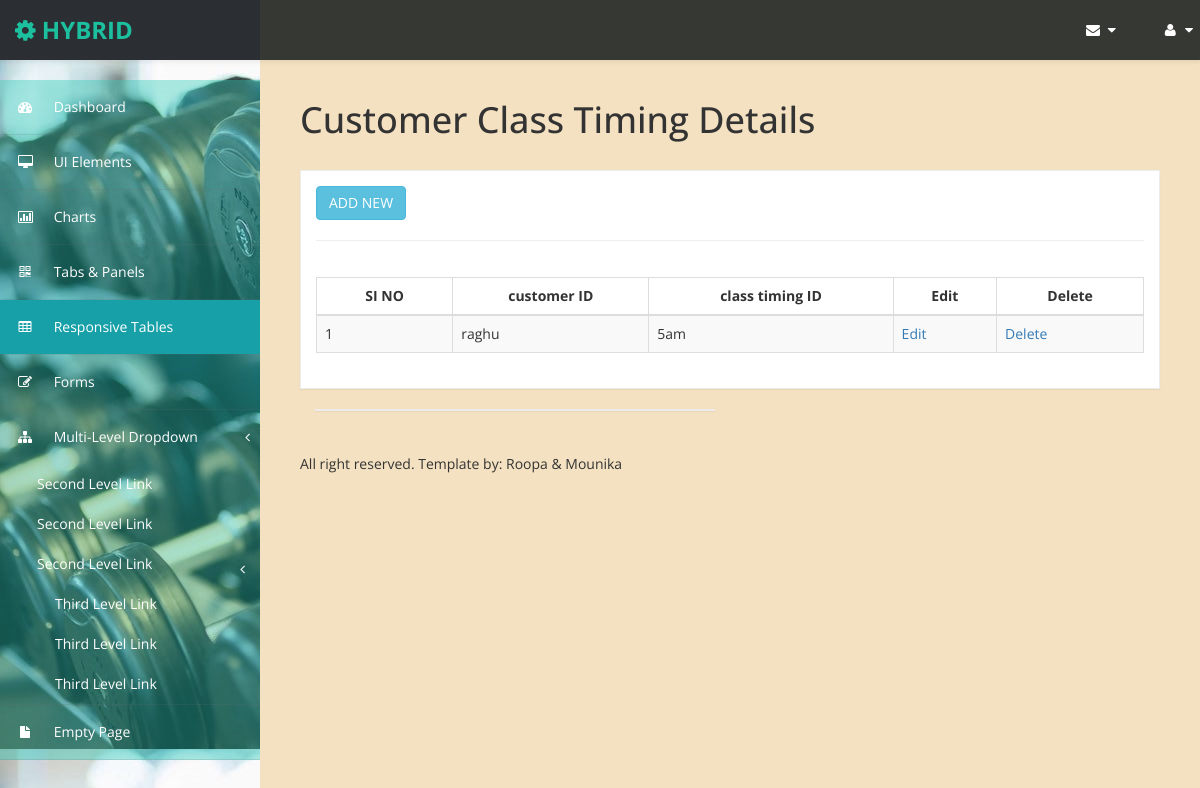
The page /code/customer_class_timing_view.php on the database its author committed.
### tables this page shows
CREATE TABLE `customer_class_timing` (
  `customer_class_timing_id` int(100) NOT NULL auto_increment,
  `customer_id` varchar(100) NOT NULL,
  `class_timing_id` varchar(100) NOT NULL,
  PRIMARY KEY  (`customer_class_timing_id`)
);

CREATE TABLE `customer_details` (
  `customer_id` int(100) NOT NULL auto_increment,
  `customer_name` varchar(100) NOT NULL,
  `customer_address` varchar(100) NOT NULL,
  `customer_city` varchar(100) NOT NULL,
  `contact_number` varchar(100) NOT NULL,
  `email_id` varchar(100) NOT NULL,
  `image` varchar(400) NOT NULL,
  `weight` varchar(100) NOT NULL,
  `health_details` varchar(200) NOT NULL,
  `date_of_birth` varchar(100) NOT NULL,
  `gender` varchar(100) NOT NULL,
  `height` varchar(100) NOT NULL,
  PRIMARY KEY  (`customer_id`),
  KEY `customer_id` (`customer_id`)
);

CREATE TABLE `class_timing` (
  `class_time_id` int(11) NOT NULL auto_increment,
  `class_time` varchar(100) NOT NULL,
  PRIMARY KEY  (`class_time_id`)
);

### code/customer_class_timing_view.php (the view)
<!DOCTYPE html>
<html xmlns="http://www.w3.org/1999/xhtml">
<head>
<?php include('medatada.php');?>
<?php include('header.php');?>
<?php include('sidebar.php');?>
</head>
<body>
        <div id="page-wrapper" >
            <div id="page-inner">
			 <div class="row">
                    <div class="col-md-12">
                        <h1 class="page-header">
                            Customer Class Timing Details
                        </h1>
                    </div>
                </div>
            <div class="row">
                <div class="col-md-12">
                    <div class="panel panel-default">
                        <div class="panel-heading">
                             <a href="customer_class_timing_form.php" class="btn btn-info">ADD NEW</a><hr>
                        </div>
                        <div class="panel-body">
                            <div class="table-responsive">
                                <table class="table table-striped table-bordered table-hover" id="dataTables-example">
                                    <thead>
                                        <tr>
    <th width="58"><div align="center">SI NO </div></th>
    <th width="81"><div align="center">customer ID </div></th>
    <th width="104"><div align="center">class timing ID </div></th>
    <th width="42"><div align="center">Edit</div></th>
    <th width="58"><div align="center">Delete</div></th>
  </tr>
  </thead>
  <tbody>
  <?php
  $sl=1;
  include('db_connect.php');
  $sql="select * from customer_class_timing cct,customer_details cd,class_timing ct where cct.customer_id=cd.customer_id and cct.class_timing_id=ct.class_time_id";
  $res=mysqli_query($conn,$sql);
  while($row=mysqli_fetch_array($res))
  {
  ?>
  <tr>
    <td><?php echo $sl++ ?></td>
    <td><?php echo $row['customer_name'];?></td>
	<td><?php echo $row['class_time'];?></td>
    <td><a href="customer_class_timing_edit.php?customer_class_timing_id=<?php echo $row['customer_class_timing_id'];?>">Edit</a></td>
	<td><a href="customer_class_timing_delete.php?customer_class_timing_id=<?php echo $row['customer_class_timing_id'];?>">Delete</a></td>
  </tr>
  <?php
  }
  ?>
  </tbody>
                                </table>
                            </div>
                        </div>
                    </div>
                <div class="col-md-6">
                    <div class="panel panel-default">
                    </div>
                </div>
            </div>
        </div>
             <?php include('footer.php');?>
</body>
</html>

### code/assets/css/custom-styles.css (style rules this page uses)
body { font-family: 'Open Sans', sans-serif; background: #32C2CD url(../img/bg-img.jpg) !important; }
#page-wrapper { padding: 15px 15px; min-height: 600px; background: #f4e1c1; }
#page-inner { width:100%; margin:10px 20px 10px 0px; background-color:transparent; padding:10px; min-height:1200px; }
h1, .h1, h2, .h2, h3, .h3 { margin-top: 7px; margin-bottom: -5px; }
.panel { border-radius:0px; }
#page-wrapper { position: relative; top: 55px; }
.page-header { padding-bottom: 9px; margin: 10px 0 20px; border-bottom: 1px solid transparent; text-align: left; }
.panel-default { border-color: #ECECEC; }
.panel-default > .panel-heading { color: #000; border-color: #FFF; font-weight:bold; background: #FFFFFF; font-size: 16px; padding: 15px 15px 0; }
.panel-heading { border-bottom: 1px solid transparent; border-top-left-radius: 3px; border-top-right-radius: 3px; }
@media (min-width:768px) { #page-wrapper { margin: 0 0 0 260px; padding: 15px 30px; min-height: 1200px; } }

### rows shown on the page
customer_class_timing: customer.customer_name "raghu", class_timing.class_time "5am"
